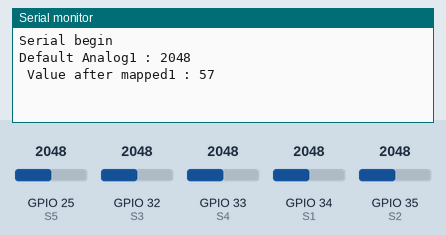
Recording of a sketch running on a simulated ESP32. Parts: the last lines printed to the serial monitor. The test bench sets the inputs (shaded band); at power-on: GPIO 34 (S1) = 2048, GPIO 32 (S3) = 2048, GPIO 33 (S4) = 2048, GPIO 25 (S5) = 2048, GPIO 35 (S2) = 2048.

Above: at 3.2 s.
3.3 s: GPIO 34 (S1) set to 2866
At 6.2 s:
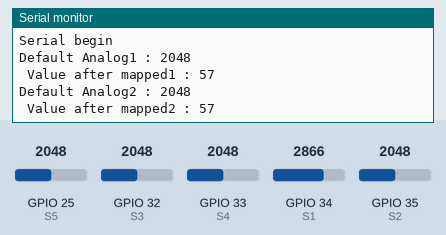
14.5 s: GPIO 32 (S3) set to 2866
At 17.8 s:
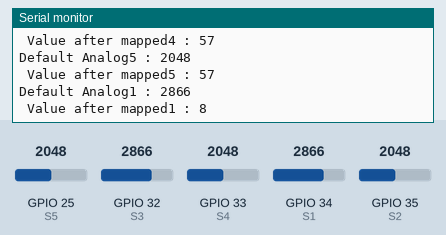
25.7 s: GPIO 33 (S4) set to 2866
At 27.1 s:
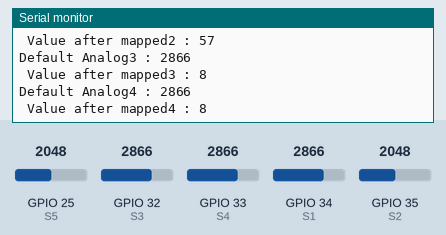
36.9 s: GPIO 25 (S5) set to 2866
At 38.7 s:
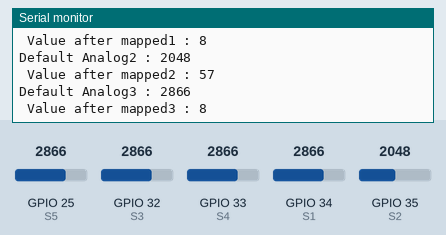
48.1 s: GPIO 35 (S2) set to 2866
At 51.5 s:
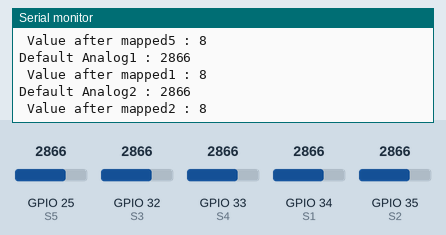
59.3 s: GPIO 32 (S3) set to 3972
At 63.1 s:
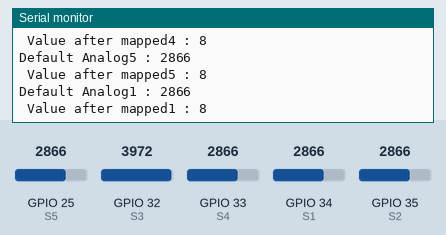
Timing chart, 0 to 64.6 s (numbered marks = the images above; inputs shaded):
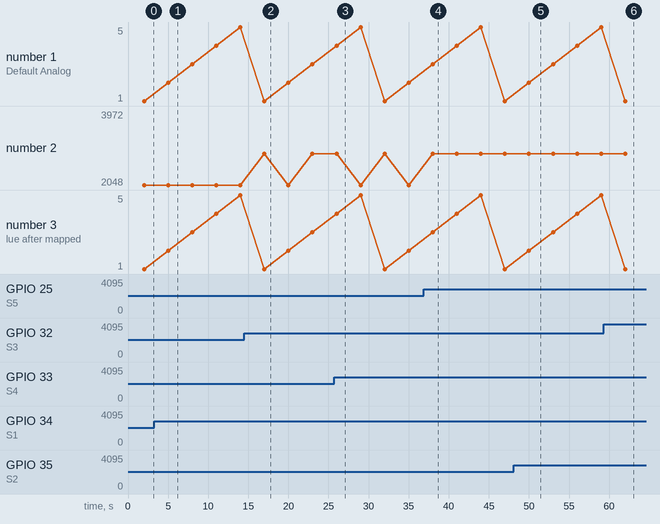

The sketch:

4SEN_ON1B.ino
```cpp
int S1 = 34, H1; //
int S2 = 35, H2; //
int S3 = 32, H3; //
int S4 = 33, H4; //
int S5 = 25, H5; //

void setup() {
  Serial.begin(115200);
  Serial.println("Serial begin");
  delay(2000);
}

void loop() {
  H1 = analogRead(S1);
  Serial.println(String("Default Analog1 : ") + H1);
  H1 = map(H1, 3000, 1330, 0,100);
  Serial.println(String(" Value after mapped1 : ") + H1);
  delay(3000);
  H2 = analogRead(S2);
  Serial.println(String("Default Analog2 : ") + H2);
  H2 = map(H2, 3000, 1330, 0,100);
  Serial.println(String(" Value after mapped2 : ") + H2);
  delay(3000);
  H3 = analogRead(S3);
  Serial.println(String("Default Analog3 : ") + H3);
  H3 = map(H3, 3000, 1330, 0,100);
  Serial.println(String(" Value after mapped3 : ") + H3);
  delay(3000);
  H4 = analogRead(S4);
  Serial.println(String("Default Analog4 : ") + H4);
  H4 = map(H4, 3000, 1330, 0,100);
  Serial.println(String(" Value after mapped4 : ") + H4);
  delay(3000);
  H5 = analogRead(S5);
  Serial.println(String("Default Analog5 : ") + H5);
  H5 = map(H5, 3000, 1330, 0,100);
  Serial.println(String(" Value after mapped5 : ") + H5);
  delay(3000);
}
```

Measured:
- after the input at 25.7 s, the serial monitor: prints a new line after 0.30 s (image 3)
- after the input at 48.1 s, the serial monitor: prints a new line after 1.9 s (image 5)
